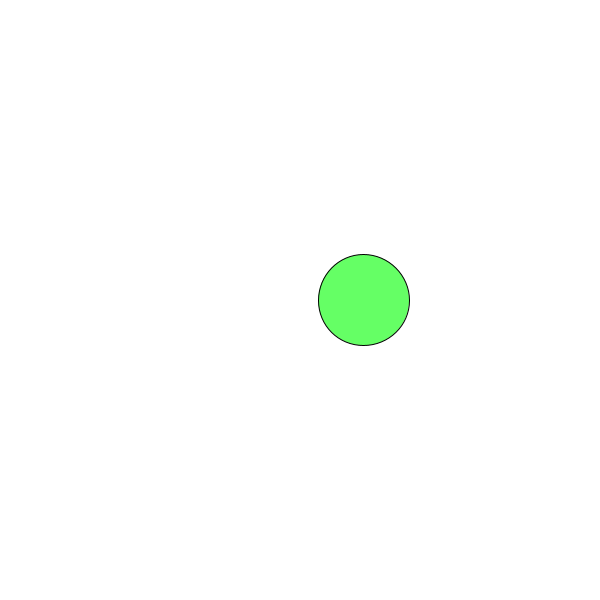
Frame 1 (no input)
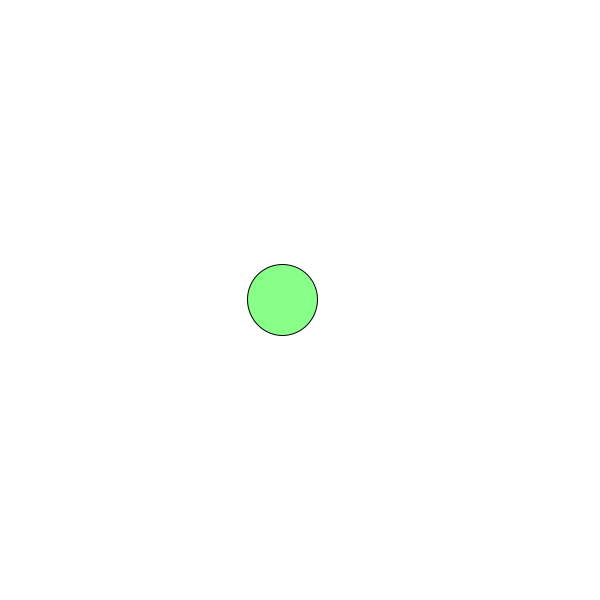
Frame 60 (the mouse pressed at the canvas centre just before this capture)
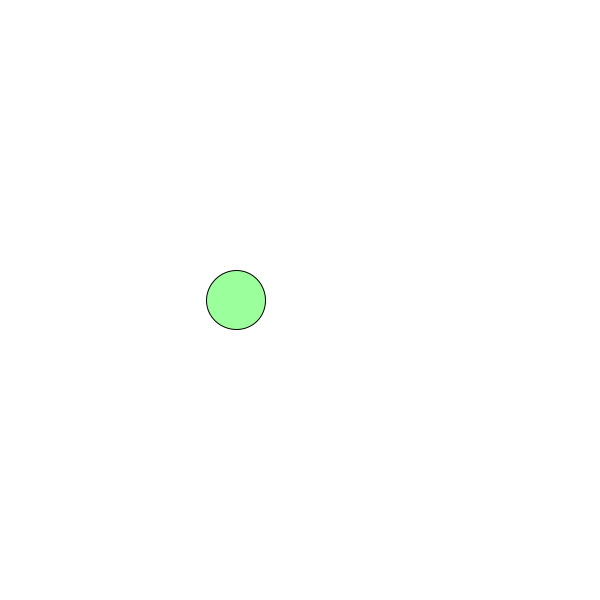
Frame 120 (the mouse held since frame 60 and released just before this capture)

The Processing sketch that drew these frames (run headless with seeded random() and noise(); from frame 60 on, the mouse is pressed at the canvas centre):

// Processing sketch: noise002
// ── noise002.pde
float tempo = 0;

void setup(){
  size(600,600);
}

void draw(){
  background(255);
  float generato = noise(tempo);
  float posizione_x = generato  * width;
  float larghezza_d = 150 * generato;
  float trasparenza = 255 * generato;
  fill(0,255,0,trasparenza);
  ellipse(posizione_x,height/2,larghezza_d,larghezza_d);
  tempo = tempo + 0.005;
}
